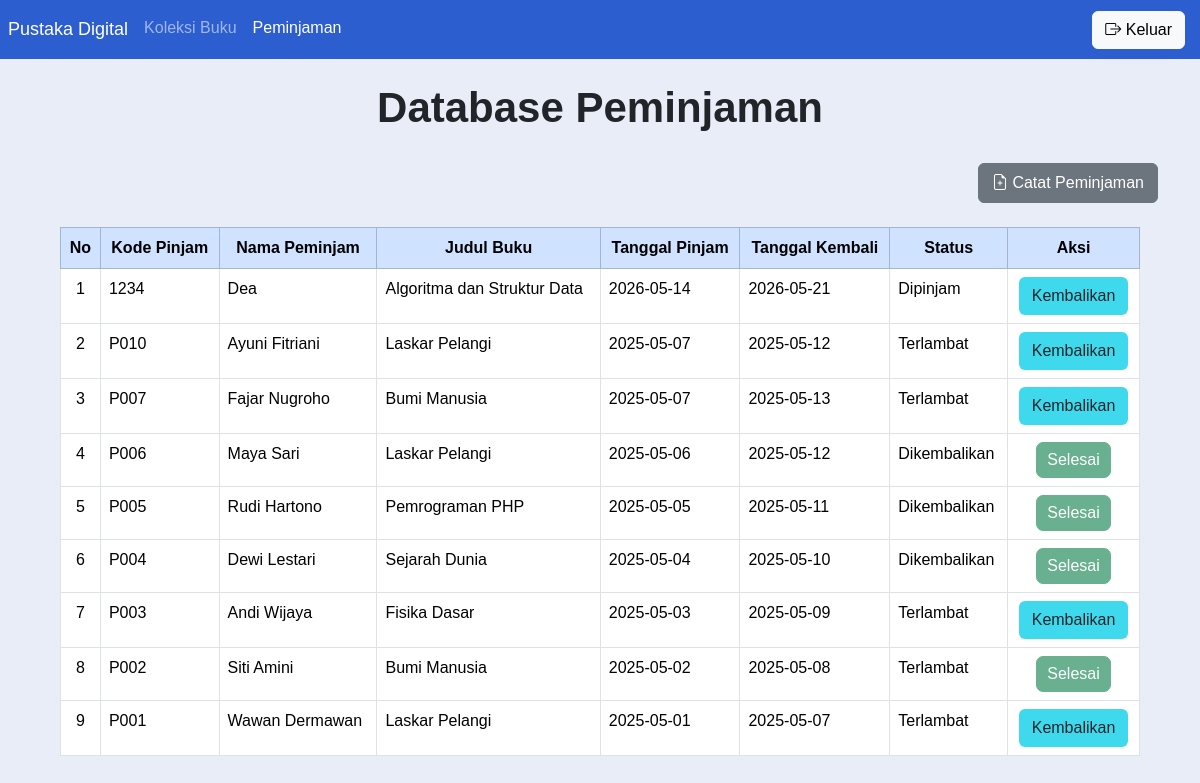
The page /peminjaman.php (signed in) on the database its author committed.
### tables this page shows
CREATE TABLE `peminjaman` (
  `id_peminjaman` int(11) NOT NULL,
  `kode_peminjaman` varchar(20) DEFAULT NULL,
  `nama_peminjam` varchar(50) DEFAULT NULL,
  `judul_buku` varchar(75) DEFAULT NULL,
  `tanggal_pinjam` date DEFAULT NULL,
  `tanggal_kembali` date DEFAULT NULL,
  `status` varchar(25) DEFAULT NULL
);

### peminjaman.php (the view, shortened to what this page needs)
<?php
include 'koneksi.php';
?>
<!DOCTYPE html>
<html lang="id">
<head>
    <link href="https://cdn.jsdelivr.net/npm/bootstrap@5.3.3/dist/css/bootstrap.min.css" rel="stylesheet">
    <link href="https://cdn.jsdelivr.net/npm/bootstrap-icons@1.11.3/font/bootstrap-icons.css" rel="stylesheet">
    <link href="ubah.css" rel="stylesheet">
</head>
<body class="koleksi">
<nav class="navbar navbar-expand-lg navbar-dark warnaNavbar">
    <div class="collapse navbar-collapse" id="navbarSupportedContent">
      <ul class="navbar-nav me-auto mb-2 mb-lg-0">
        <li class="nav-item pustaka">
          <a class="nav-link active" aria-current="page" href="#">Pustaka Digital</a>
        </li>
        <li class="nav-item">
          <a class="nav-link" aria-current="page" href="koleksiBuku.php">Koleksi Buku</a>
        </li>
        <li class="nav-item">
          <a class="nav-link active" aria-current="page" href="peminjaman.php">Peminjaman</a>
        </li>
      </ul>
        <div class="d-flex keluar">
                <a href="logout.php" class="btn btn-light">
                    <i class="bi bi-box-arrow-right"></i> Keluar
                </a>
            </div>
    </div>
</nav>
<div class="container mt-4">
    <h3 class="judulPinjam">Database Peminjaman</h3>
    <div class="mb-4 text-end">
        <button class="btn btn-secondary" data-bs-toggle="modal" data-bs-target="#modalPinjam">
            <a href="catatPeminjaman.php" class="btn btn-secondary file">
                <i class="bi bi-file-earmark-plus"></i> Catat Peminjaman
            </a>
        </button>
    </div>
</div>
<div class="tabelPinjam">
     <table class="table table-bordered table-hover">
        <thead class="table-primary text-center">
            <tr>
                <th>No</th>
                <th>Kode Pinjam</th>
                <th>Nama Peminjam</th>
                <th>Judul Buku</th>
                <th>Tanggal Pinjam</th>
                <th>Tanggal Kembali</th>
                <th>Status</th>
                <th>Aksi</th>
            </tr>
        </thead>
        <tbody>
            <?php
            $query = mysqli_query($koneksi, "SELECT * FROM peminjaman ORDER BY id_peminjaman DESC");
            $no = 1;
            while($row = mysqli_fetch_assoc($query)) {
                $hari_ini = date('Y-m-d');
                $status = $row['status'];
                if($status == 'Dipinjam') {
                    if($row['tanggal_kembali'] < $hari_ini) {
                        $status = "Terlambat";
                    } else {
                        $warna = "warning";
                    }
                } else {
                    $warna = "success";
                }
            ?>
            <tr>
                <td class="text-center"><?php echo $no++; ?></td>
                <td><?php echo $row['kode_peminjaman']; ?></td>
                <td><?php echo $row['nama_peminjam']; ?></td>
                <td><?php echo $row['judul_buku']; ?></td>
                <td><?php echo $row['tanggal_pinjam']; ?></td>
                <td><?php echo $row['tanggal_kembali']; ?></td>
                <td>
                    <?php echo $status; ?>
                </td>
                <td class="text-center">
                    <?php if($row['status'] == 'Dipinjam') { ?>
                    <a href="peminjaman.php?kembalikan=<?php echo $row['id_peminjaman']; ?>" class="btn btnKembali"> Kembalikan </a>
                        <?php } else { ?>
                            <button class="btn btn-success btnKembali" disabled>
                                Selesai
                            </button>
                        <?php } ?>
                </td>
            </tr>
            <?php } ?>
        </tbody>
    </table>
</div>
</body>
</html>

### ubah.css (style rules this page uses)
body { background-color: #2d5ecf; font-family: Arial, Helvetica, sans-serif; }
.warnaNavbar { background-color: #2d5ecf; }
.pustaka { font-size: large; }
.koleksi { background-color: #e9edf7; }
.btn-success, .btn-warning { width: 75px; height: 36px; display: inline-flex; justify-content: center; align-items: center; border-radius: 7px; }
.judulPinjam { text-align: center; font-size: 42px; font-weight: bold; margin-bottom: 30px; }
.tabelPinjam { width: 90%; margin: 0 auto; }
.btnKembali { background-color: rgba(25, 210, 235, 0.831); }
.keluar { margin-right: 15px; }
.file { padding: 0px; }

### rows shown on the page
peminjaman: kode_peminjaman "1234", nama_peminjam "Dea", judul_buku "Algoritma dan Struktur Data", tanggal_pinjam "2026-05-14", tanggal_kembali "2026-05-21", status "Dipinjam"
peminjaman: kode_peminjaman "P010", nama_peminjam "Ayuni Fitriani", judul_buku "Laskar Pelangi", tanggal_pinjam "2025-05-07", tanggal_kembali "2025-05-12", tanggal_kembali "Terlambat"
peminjaman: kode_peminjaman "P007", nama_peminjam "Fajar Nugroho", judul_buku "Bumi Manusia", tanggal_pinjam "2025-05-07", tanggal_kembali "2025-05-13", tanggal_kembali "Terlambat"
peminjaman: kode_peminjaman "P006", nama_peminjam "Maya Sari", judul_buku "Laskar Pelangi", tanggal_pinjam "2025-05-06", tanggal_kembali "2025-05-12", status "Dikembalikan", shows "Selesai"
peminjaman: kode_peminjaman "P005", nama_peminjam "Rudi Hartono", judul_buku "Pemrograman PHP", tanggal_pinjam "2025-05-05", tanggal_kembali "2025-05-11", status "Dikembalikan", shows "Selesai"
peminjaman: kode_peminjaman "P004", nama_peminjam "Dewi Lestari", judul_buku "Sejarah Dunia", tanggal_pinjam "2025-05-04", tanggal_kembali "2025-05-10", status "Dikembalikan", shows "Selesai"
peminjaman: kode_peminjaman "P003", nama_peminjam "Andi Wijaya", judul_buku "Fisika Dasar", tanggal_pinjam "2025-05-03", tanggal_kembali "2025-05-09", tanggal_kembali "Terlambat"
peminjaman: kode_peminjaman "P002", nama_peminjam "Siti Amini", judul_buku "Bumi Manusia", tanggal_pinjam "2025-05-02", tanggal_kembali "2025-05-08", status "Terlambat", shows "Selesai"
peminjaman: kode_peminjaman "P001", nama_peminjam "Wawan Dermawan", judul_buku "Laskar Pelangi", tanggal_pinjam "2025-05-01", tanggal_kembali "2025-05-07", tanggal_kembali "Terlambat"
